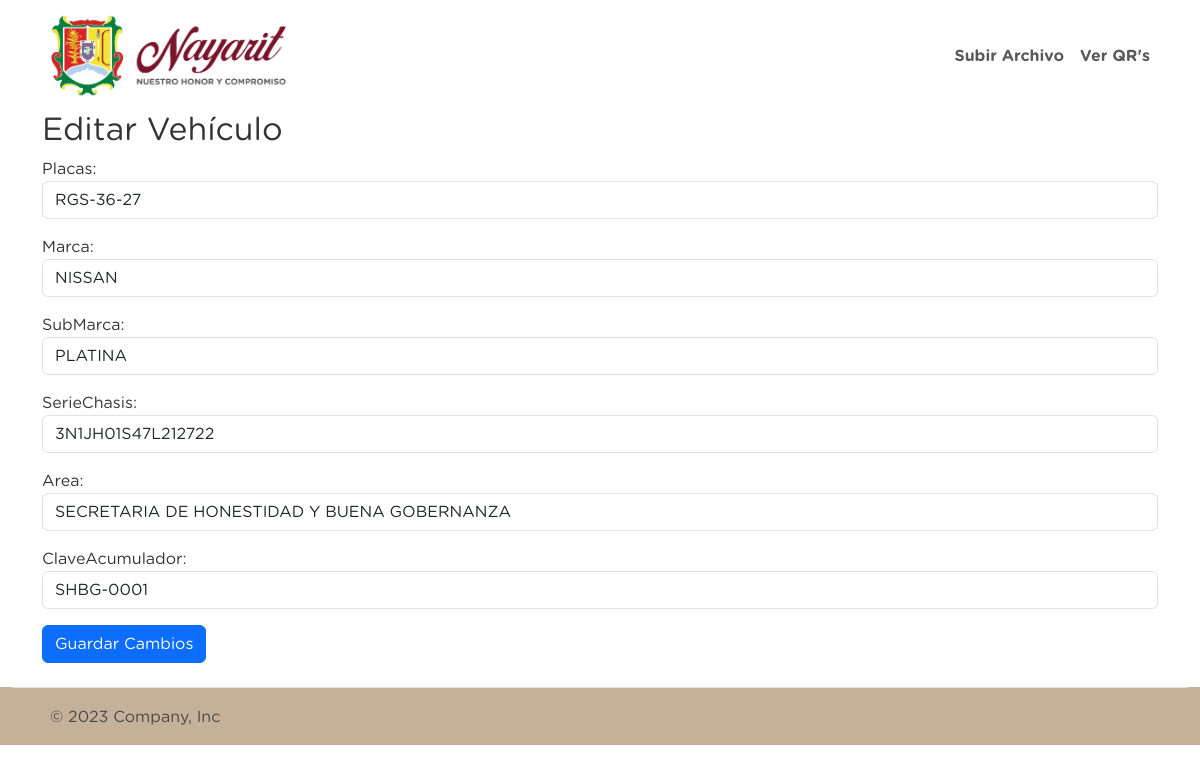
The page /vehiculo/editar/216/ on the database its author committed.
### myapp/models.py (models this page shows, shortened)
class Vehiculo(models.Model):
    Placas = models.CharField(max_length=255)
    Marca = models.CharField(max_length=255)
    SubMarca = models.CharField(max_length=255)
    SerieChasis = models.CharField(max_length=255)
    Area = models.CharField(max_length=255)
    ClaveAcumulador = models.CharField(max_length=255)

### myapp/views.py (the view)
# urls.py: path('vehiculo/editar/<int:pk>/', views.editar_vehiculo, name='editar_vehiculo'),
def editar_vehiculo(request, pk):
    vehiculo = get_object_or_404(Vehiculo, pk=pk)
    if request.method == 'POST':
        form = VehiculoForm(request.POST, instance=vehiculo)
        if form.is_valid():
            form.save()
            return redirect('inicio:inicio')
    else:
        form = VehiculoForm(instance=vehiculo)
    return render(request, 'editar_vehiculo.html', {'form': form})

### myapp/forms.py
class VehiculoForm(forms.ModelForm):
    class Meta:
        model = Vehiculo
        fields = ['Placas', 'Marca', 'SubMarca', 'SerieChasis', 'Area', 'ClaveAcumulador']
        widgets = {
            'Placas': forms.TextInput(attrs={'class':'form-control'}),
            'Marca': forms.TextInput(attrs={'class':'form-control'}),
            'SubMarca': forms.TextInput(attrs={'class':'form-control'}),
            'SerieChasis': forms.TextInput(attrs={'class':'form-control'}),
            'Area': forms.TextInput(attrs={'class':'form-control'}),
            'ClaveAcumulador': forms.TextInput(attrs={'class':'form-control'}),
        }

### myapp/templates/editar_vehiculo.html (shortened to what this page needs)
{% extends 'layout.html' %}
{% block content %}
<div class="container">
    <h2>Editar Vehículo</h2>
    <div class="form-group">
        <form class="" method="post">
            {{ form.as_p }}
            <button type="submit" class="btn btn-primary">Guardar Cambios</button>
        </form>
    </div>
</div>
{% endblock %}

### myapp/static/main.css (style rules this page uses)
body { font-family: 'Gotham Rounded Book', sans-serif; font-size: 16px; color: #333; margin: 0; padding: 0; line-height: 1.5; }

### rows shown on the page
Vehiculo: Placas "RGS-36-27", Marca "NISSAN", SubMarca "PLATINA", SerieChasis "3N1JH01S47L212722", Area "SECRETARIA DE HONESTIDAD Y BUENA GOBERNANZA", ClaveAcumulador "SHBG-0001"
